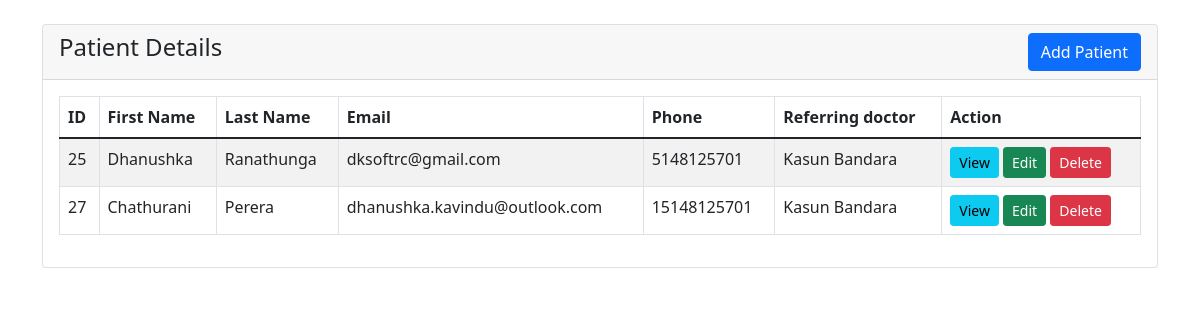
The page / on the database its author committed.
### tables this page shows
CREATE TABLE `patients` (
  `id` int(6) NOT NULL,
  `fname` varchar(100) NOT NULL,
  `lname` varchar(100) NOT NULL,
  `gender` enum('m','f','o') NOT NULL,
  `dob` date NOT NULL,
  `address` varchar(200) NOT NULL,
  `city` varchar(100) NOT NULL,
  `province` enum('AB','BC','MB','NB','NL','NT','NS','NU','ON','PE','QC','SK','YT') NOT NULL,
  `pcode` varchar(100) NOT NULL,
  `phone` varchar(191) NOT NULL,
  `email` varchar(191) NOT NULL,
  `currentmed` varchar(200) NOT NULL,
  `allergies` varchar(200) NOT NULL,
  `refdoctor` varchar(200) NOT NULL
);

### index.php (the view, shortened to what this page needs)
<?php
    require 'dbcon.php';
?>
<!doctype html>
<html lang="en">
  <head>
    <link href="https://cdn.jsdelivr.net/npm/bootstrap@5.1.3/dist/css/bootstrap.min.css" rel="stylesheet">
</head>
<body>
    <div class="container mt-4">
        <div class="row">
            <div class="col-md-12">
                <div class="card">
                    <div class="card-header">
                        <h4>Patient Details
                            <a href="patient-create.php" class="btn btn-primary float-end">Add Patient</a>
                        </h4>
                    </div>
                    <div class="card-body">
                        <table class="table table-bordered table-striped">
                            <thead>
                                <tr>
                                    <th>ID</th>
                                    <th>First Name</th>
                                    <th>Last Name</th>
                                    <th>Email</th>
                                    <th>Phone</th>
                                    <th>Referring doctor</th>
                                    <th>Action</th>
                                </tr>
                            </thead>
                            <tbody>
                                <?php
                                    $query = "SELECT * FROM patients";
                                    $query_run = mysqli_query($con, $query);
                                    if(mysqli_num_rows($query_run) > 0)
                                    {
                                        foreach($query_run as $patient)
                                        {
                                            ?>
                                            <tr>
                                                <td><?= $patient['id']; ?></td>
                                                <td><?= $patient['fname']; ?></td>
                                                <td><?= $patient['lname']; ?></td>
                                                <td><?= $patient['email']; ?></td>
                                                <td><?= $patient['phone']; ?></td>
                                                <td><?= $patient['refdoctor']; ?></td>
                                                <td>
                                                    <a href="patient-view.php?id=<?= $patient['id']; ?>" class="btn btn-info btn-sm">View</a>
                                                    <a href="patient-edit.php?id=<?= $patient['id']; ?>" class="btn btn-success btn-sm">Edit</a>
                                                    <form action="code.php" method="POST" class="d-inline">
                                                        <button type="submit" name="delete_patient" value="<?=$patient['id'];?>" class="btn btn-danger btn-sm">Delete</button>
                                                    </form>
                                                </td>
                                            </tr>
                                            <?php
                                        }
                                    }
                                    else
                                    {
                                        echo "<h5> No Record Found </h5>";
                                    }
                                ?>
                            </tbody>
                        </table>
                    </div>
                </div>
            </div>
        </div>
    </div>
</body>
</html>

### rows shown on the page
patients: id "25", fname "Dhanushka", lname "Ranathunga", email "dksoftrc@gmail.com", phone "5148125701", refdoctor "Kasun Bandara"
patients: id "27", fname "Chathurani", lname "Perera", email "dhanushka.kavindu@outlook.com", phone "15148125701", refdoctor "Kasun Bandara"
